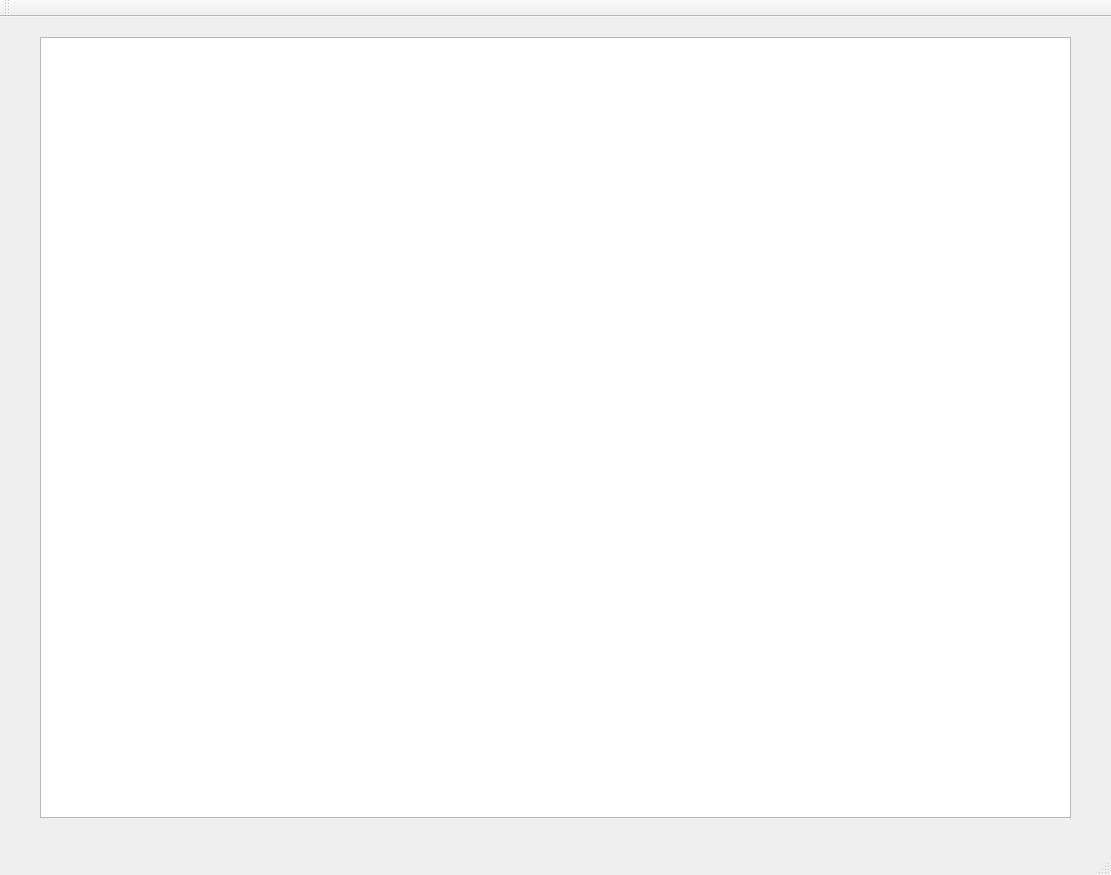
<?xml version="1.0" encoding="UTF-8"?>
<ui version="4.0">
 <class>MainWindow</class>
 <widget class="QMainWindow" name="MainWindow">
  <property name="geometry">
   <rect>
    <x>0</x>
    <y>0</y>
    <width>1111</width>
    <height>875</height>
   </rect>
  </property>
  <property name="windowTitle">
   <string>MainWindow</string>
  </property>
  <widget class="QWidget" name="centralWidget">
   <widget class="QGraphicsView" name="graphicsView">
    <property name="geometry">
     <rect>
      <x>40</x>
      <y>20</y>
      <width>1031</width>
      <height>781</height>
     </rect>
    </property>
   </widget>
  </widget>
  <widget class="QMenuBar" name="menuBar">
   <property name="geometry">
    <rect>
     <x>0</x>
     <y>0</y>
     <width>1111</width>
     <height>21</height>
    </rect>
   </property>
  </widget>
  <widget class="QToolBar" name="mainToolBar">
   <attribute name="toolBarArea">
    <enum>TopToolBarArea</enum>
   </attribute>
   <attribute name="toolBarBreak">
    <bool>false</bool>
   </attribute>
  </widget>
  <widget class="QStatusBar" name="statusBar"/>
 </widget>
 <layoutdefault spacing="6" margin="11"/>
 <resources/>
 <connections/>
</ui>
